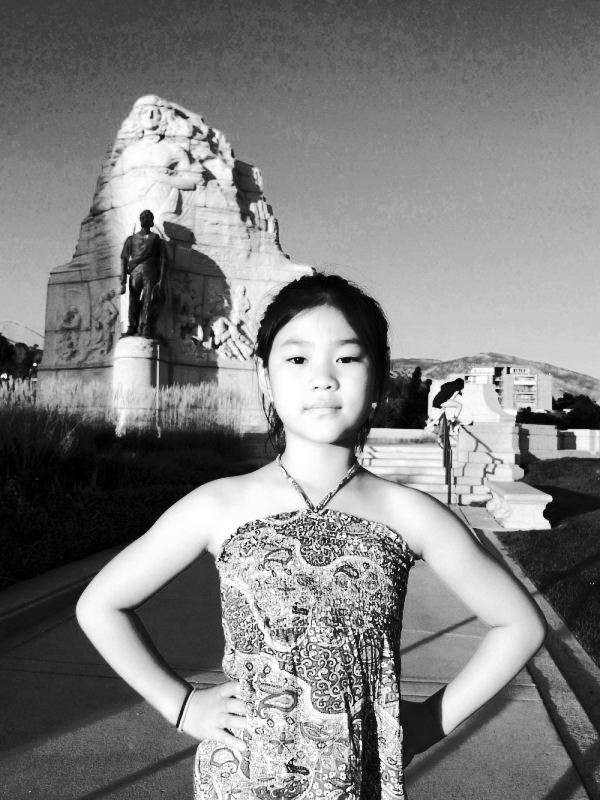
//> input picture OpenCV_3/result/jenny_R_equalized.png, 600 x 800 px
$ ./1-iii   (built with g++ and OpenCV 4)
//> lines starting //> are read from the running program, lines starting //| are printed output that depends on the picture
### OpenCV_3/Color.h
// Color.h: interface for the CColor class.
//
//////////////////////////////////////////////////////////////////////

#include<opencv2/opencv.hpp>

#if !defined(AFX_COLOR_H__51E6F4C5_45B6_440E_8240_FCFF2CFD7CAC__INCLUDED_)
#define AFX_COLOR_H__51E6F4C5_45B6_440E_8240_FCFF2CFD7CAC__INCLUDED_

#if _MSC_VER > 1000
#pragma once
#endif // _MSC_VER > 1000

class CColor
{
public:
	CColor();
	virtual ~CColor();

	// RGB 컬러 공간 분리, 만약에 명암도 영상이면 각 채널에 할당함.
	void GS_splitRGB(cv::Mat rgb_image, cv::Mat* rgb);

	// RGB 채널을 조합하여 하나의 RGB 컬러 공간으로 반환한다.
	cv::Mat GS_compositeRGB(cv::Mat* rgb);

	// RGB 컬러 공간을 HSV 컬러 공간으로 변환한다.
	void GS_rgb2hsv(cv::Mat* rgb, cv::Mat* hsv);

	// HSV 컬러 공간을 RGB 컬러 공간으로 변환한다.
	void GS_hsv2rgb(cv::Mat* hsv, cv::Mat* rgb);

	// RGB 컬러 공간을 YCbCr 컬러 공간으로 변환한다.
	void GS_rgb2ycbcr(cv::Mat* rgb, cv::Mat* yCbCr);

	// YCbCr 컬러 공간을 RGB 컬러 공간으로 변환한다.
	void GS_ycbcr2rgb(cv::Mat* YCbCr, cv::Mat* rgb);

	// 주어진 code에 따라 컬러 공간 변환한 후, 각 채널을 분리하여 반환한다.
	void GS_cvtColor(cv::Mat* src, cv::Mat* dst, int codes);

	// 컬러 공간을 명암도 영상으로 변환
	cv::Mat GS_rgb2gray(cv::Mat rgb_image);

	// 컬러 영상 -> 채널 분리
	void SplitRGB(cv::Mat color_image,	/* 원본 RGB 영상 */
		cv::Mat* rgb);		/* bgr 채널 배열 */
};

#endif // !defined(AFX_COLOR_H__51E6F4C5_45B6_440E_8240_FCFF2CFD7CAC__INCLUDED_)

### OpenCV_3/Color.cpp
// Color.h: interface for the CColor class.
//
//////////////////////////////////////////////////////////////////////


#include "Color.h"

#ifdef _DEBUG
#undef THIS_FILE
static char THIS_FILE[] = __FILE__;
#define new DEBUG_NEW
#endif

//////////////////////////////////////////////////////////////////////
// Construction/Destruction
//////////////////////////////////////////////////////////////////////

CColor::CColor()
{

}

CColor::~CColor()
{

}

// 컬러 공간을 명암도 영상으로 변환  (conversion color space to gray scale image)
// [95 lines left out: functions GS_rgb2gray, GS_rgb2hsv, GS_cvtColor, GS_hsv2rgb, GS_rgb2ycbcr, GS_ycbcr2rgb and 1 more, not called in this run]


// RGB 채널을 조합하여 RGB 컬러 공간으로 반환한다. (composite RGB channels and convert RGB color space)
cv::Mat CColor::GS_compositeRGB(cv::Mat* rgb)
{
	cv::Mat rgb_image = cv::Mat(rgb[0].size(), CV_8UC3);

	cv::merge(rgb, 3, rgb_image);

	return rgb_image;
}

// RGB 컬러 공간 분리 - 5장 예제 (Split RGB color space)
// [8 lines left out: function SplitRGB, not called in this run]

### OpenCV_3/1-iii.cpp
#pragma once
#include <opencv2/opencv.hpp>
#include "Color.h"

using namespace cv;

int main()
{
	Mat jenny_R_equalized = imread("result/jenny_R_equalized.png", 0); // jenny_R_equalized.JPG 이미지 로드
//> jenny_R_equalized is the input picture: 800 rows x 600 cols, CV_8UC1; min 0, max 255, mean 128.5
	Mat jenny_G_equalized = imread("result/jenny_G_equalized.png", 0); // jenny_G_equalized.JPG 이미지 로드
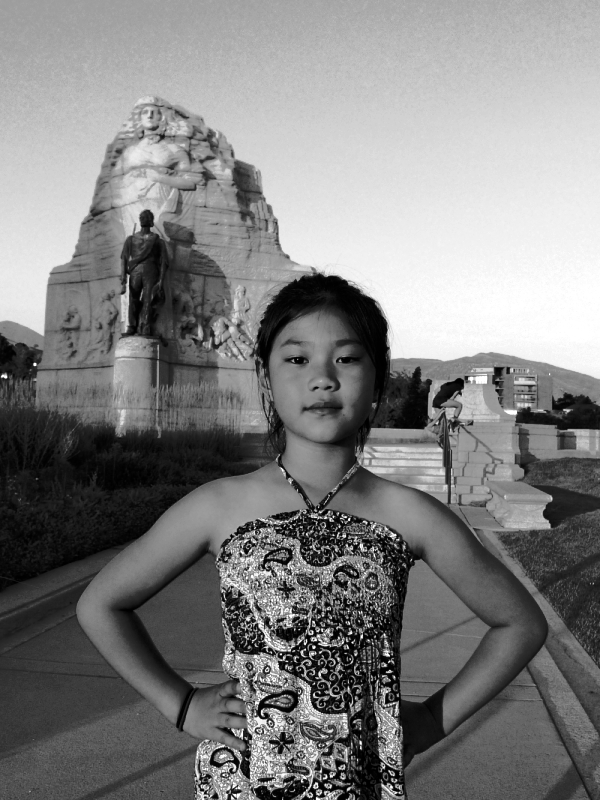
//> input picture OpenCV_3/result/jenny_G_equalized.png, 600 x 800 px
//> jenny_G_equalized is the input picture: 800 rows x 600 cols, CV_8UC1; min 0, max 255, mean 128.4
	Mat jenny_B_equalized = imread("result/jenny_B_equalized.png", 0); // jenny_B_equalized.JPG 이미지 로드
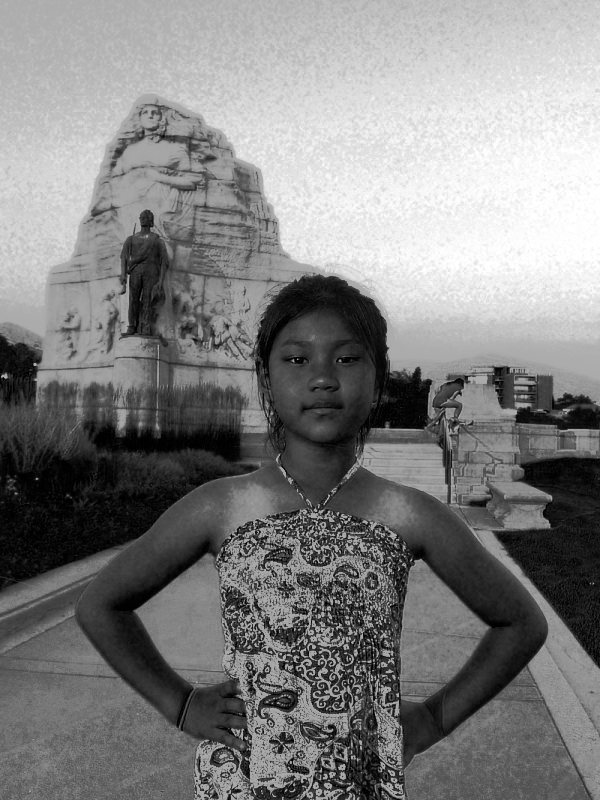
//> input picture OpenCV_3/result/jenny_B_equalized.png, 600 x 800 px
//> jenny_B_equalized is the input picture: 800 rows x 600 cols, CV_8UC1; min 0, max 255, mean 128.2

	CColor ccolor; // 제공되는 여러가지 함수들을 사용하기 위한 CColor 인스턴스 생성

	Mat result; // Output 이미지를 저장하기 위한 Mat 변수

	result = ccolor.GS_compositeRGB(new Mat[3]{ jenny_B_equalized, jenny_G_equalized, jenny_R_equalized }); // R', G', B'로 분리되었던 이미지 3개를 합쳐 하나의 RGB 이미지로 합친다.
//> in GS_compositeRGB, `cv::Mat rgb_image = cv::Mat(rgb[0].size(), CV_8UC3);`: rgb_image: 800 rows x 600 cols, CV_8UC3; every value is 0
//> in GS_compositeRGB, `cv::merge(rgb, 3, rgb_image);`:
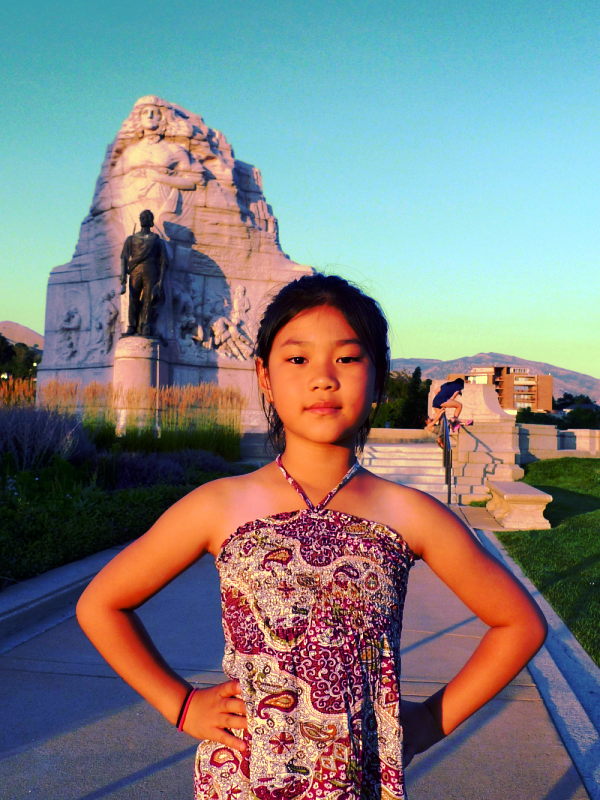
//> rgb_image: 800 rows x 600 cols, CV_8UC3; mean B, G, R 128.2, 128.4, 128.5

	imshow("result", result); // Output 이미지 출력
	imwrite("result/jenny_RGB_equalized.png", result); // Output 이미지 저장

	waitKey(); // Output 이미지를 관찰하기 위해 별도의 입력이 있을 때까지 기다린다.

	return 0;
}
